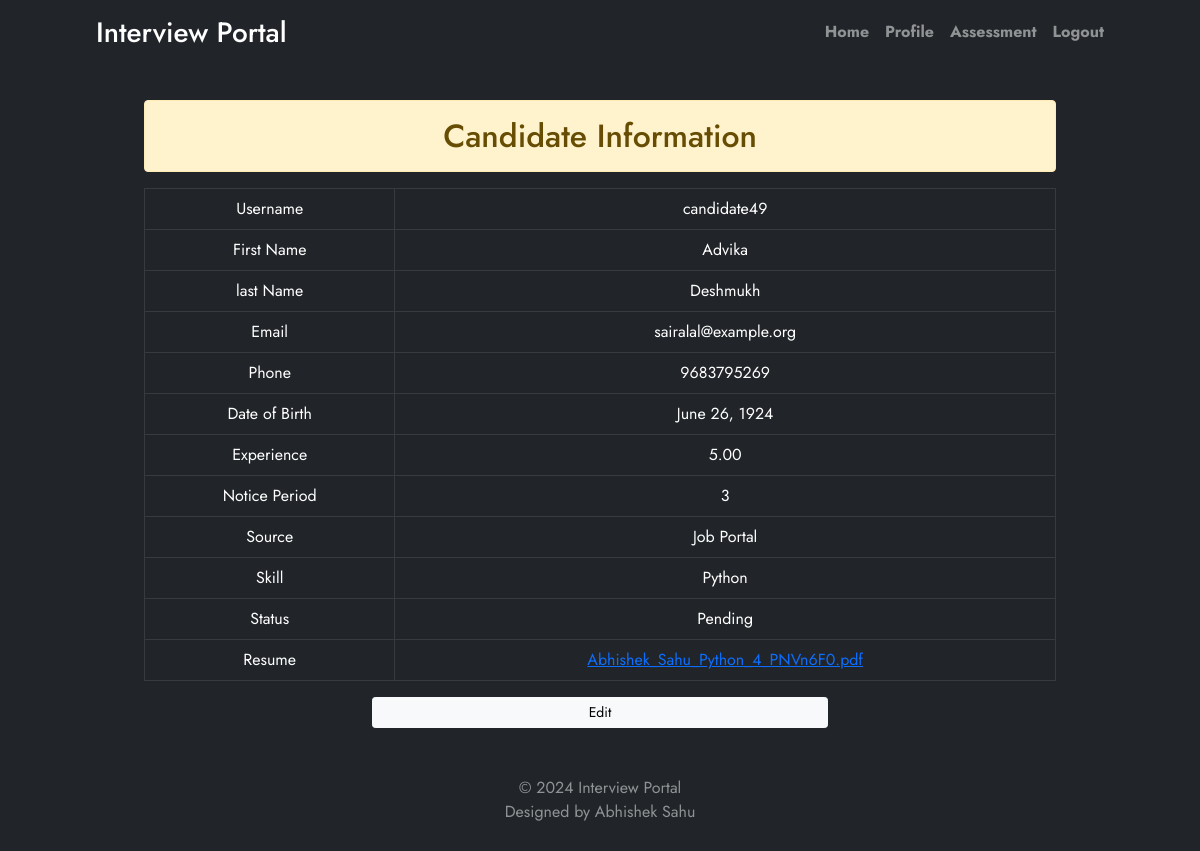
The page /candidate/profile/ (signed in) on the database as committed earlier.
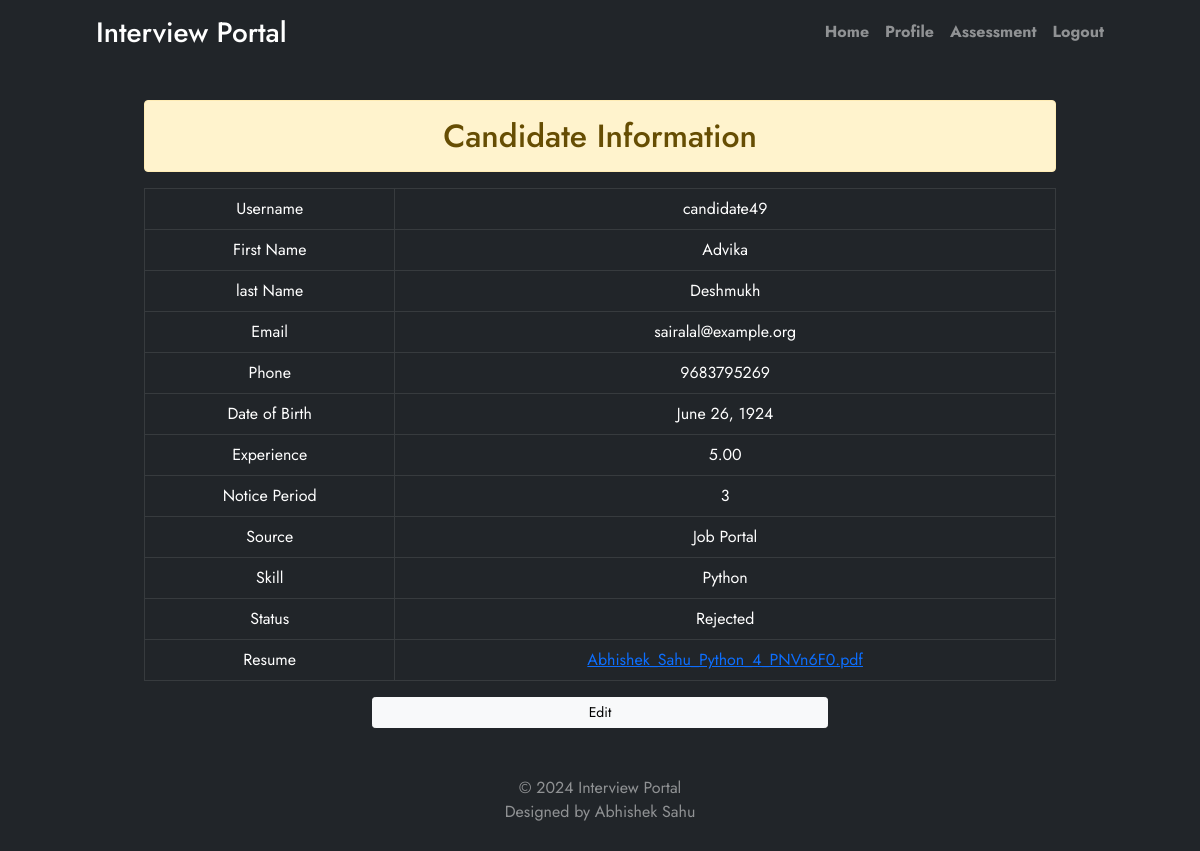
The same page on the database as committed later.
### candidate/models.py (models this page shows, shortened)
class Candidate(models.Model):
    source_choices = (('Referral', 'Referral'), ('Job Portal', 'Job Portal'), ('Walk In', 'Walk In'))
    skill_choices = (('Python', 'Python'), ('Java', 'Java'))
    result_choice = (('Selected', 'Selected'), ('Rejected', 'Rejected'), ('Pending', 'Pending'))
    username = models.OneToOneField(User,related_name='+',on_delete=models.CASCADE)
    first_name = models.CharField(verbose_name='First Name',null=False,blank=False,max_length=50)
    last_name = models.CharField(verbose_name='Last Name',null=False,blank=False,max_length=50)
    email = models.EmailField(verbose_name='Email',unique=True,null=False,blank=False)
    phone = models.PositiveBigIntegerField(verbose_name='Phone Number',unique=True,null=False,blank=False)
    dateofbirth = models.DateField(verbose_name='Date of Birth',null=False,blank=False)
    experience = models.DecimalField(verbose_name='Experience',null=False,blank=False,max_digits=5, decimal_places=2,help_text='Please enter in years')
    noticeperiod = models.IntegerField(verbose_name='Notice Period', blank=False, null=False,help_text='Please enter in months')
    source = models.CharField(verbose_name='Source', max_length=10, choices=source_choices, default='Walk In')
    skill = models.CharField(max_length=10, default='Python', choices=skill_choices, null=False, blank=False)
    resume = models.FileField(verbose_name='Resume', upload_to='documents/')
    created_at = models.DateTimeField(verbose_name='Created At', auto_now=False, auto_now_add=True)
    updated_at = models.DateTimeField(verbose_name='Updated At', auto_now=True, auto_now_add=False)
    status = models.CharField(verbose_name='Status', default='Pending',choices=result_choice , max_length= 50)
    assessment_data = models.JSONField(verbose_name='Score', null=True)
    assessment_result = models.BooleanField(default=False)
    class Meta:
        ordering = ['-created_at','-updated_at']
        verbose_name = "Candidate"
        verbose_name_plural = "Candidates"

### candidate/views.py (the view)
# urls.py: path('profile/',candidateProfileView,name='candidate-profile'),
@login_required(login_url="/candidate/login/")
def candidateProfileView(request):
    if request.user.is_staff:
        logout(request)
        messages.warning(request, 'Access Denied.')
        return HttpResponseRedirect(reverse('index'))
    file = None
    form = CandidateCreateForm(request.POST or None,request.FILES)
    qs = Candidate.objects.filter(username=request.user)
    if qs.exists():
        file = str(qs.first().resume).split('/')[-1]
    if form.is_valid():
        user = User.objects.get(username=request.user)
        first_name = form.cleaned_data['first_name']
        last_name = form.cleaned_data['last_name']
        email = user.email
        phone = form.cleaned_data['phone']
        dateofbirth = form.cleaned_data['dateofbirth']
        experience = form.cleaned_data['experience']
        noticeperiod = form.cleaned_data['noticeperiod']
        source = form.cleaned_data['source']
        skill = form.cleaned_data['skill']
        Candidate.objects.create(username=user,
                                 first_name=first_name,
                                 last_name=last_name,
                                 email=email,
                                 phone=phone,
                                 dateofbirth=dateofbirth,
                                 experience=experience,
                                 noticeperiod=noticeperiod,
                                 source=source,
                                 skill=skill,
                                 resume = request.FILES['resume'])
        user.first_name = first_name
        user.last_name = last_name
        user.save()
        messages.success(request, 'Candidate registration is completed.')
        send_mail_candidate('registration',{'first_name':first_name,'last_name':last_name},email)
        return HttpResponseRedirect(reverse('candidate:candidate-profile'))
    else:
        return render(request, 'candidate/profile.html', {'form': form,'done':qs.exists(),'qs':qs.first(),'file':file})

### candidate/templates/candidate/profile.html (shortened to what this page needs)
{% extends 'candidate/base.html' %}
{% load crispy_forms_tags %}
{% block content %}
<div class ='cover-container d-flex w-100 h-100 p-5 mx-auto flex-column'>
    {% if not done %}
    <h2 class="text-center alert alert-info">Candidate Registration Form</h2>
    <form method="post" enctype="multipart/form-data">
      {% csrf_token %}
      <div class="form-row">
        <div class="form-group col-md-4 mb-0">
          {{ form.first_name|as_crispy_field }}
        </div>
        <div class="form-group col-md-4 mb-0">
          {{ form.last_name|as_crispy_field }}
        </div>
        <div class="form-group col-md-4 mb-0">
          {{ form.skill|as_crispy_field }}
        </div>
      </div>
      <div class="form-row">
        <div class="form-group col-md-4 mb-0">
          {{ form.phone|as_crispy_field }}
        </div>
        <div class="form-group col-md-4 mb-0">
          {{ form.dateofbirth|as_crispy_field }}
        </div>
        <div class="form-group col-md-4 mb-0">
          {{ form.experience|as_crispy_field }}
        </div>
      </div>
      <div class="form-row">
        <div class="form-group col-md-4 mb-0">
          {{ form.noticeperiod|as_crispy_field }}
        </div>
        <div class="form-group col-md-4 mb-0">
          {{ form.source|as_crispy_field }}
        </div>
        <div class="form-group col-md-4 mb-0">
          {{ form.resume|as_crispy_field }}
        </div>
      </div>
        <button class="w-100 btn btn-lg btn-primary" type="submit">Create</button>
    </form>
    {% else %}
        <h2 class="text-center alert alert-warning">Candidate Information</h2>
        <table class="table table-dark table-bordered">
          <tbody>
            <tr>
              <td>Username</td>
              <td>{{ qs.username }}</td>
            </tr>
            <tr>
              <td>First Name</td>
              <td>{{ qs.first_name }}</td>
            </tr>
          <tr>
              <td>last Name</td>
              <td>{{ qs.last_name }}</td>
            </tr>
          <tr>
              <td>Email</td>
              <td>{{ qs.email }}</td>
            </tr>
          <tr>
              <td>Phone</td>
              <td>{{ qs.phone }}</td>
            </tr>
          <tr>
              <td>Date of Birth</td>
              <td>{{ qs.dateofbirth }}</td>
            </tr>
          <tr>
              <td>Experience</td>
              <td>{{ qs.experience }}</td>
            </tr>
          <tr>
              <td>Notice Period</td>
              <td>{{ qs.noticeperiod }}</td>
            </tr>
          <tr>
              <td>Source</td>
              <td>{{ qs.source }}</td>
            </tr>
          <tr>
              <td>Skill</td>
              <td>{{ qs.skill }}</td>
            </tr><tr>
              <td>Status</td>
              <td>{{ qs.status }}</td>
            </tr>
          <tr>
              <td>Resume</td>
              <td><a href="{{qs.resume.url}}">{{ file }}</a></td>
            </tr>
          </tbody>
        </table>
        <div class="d-grid gap-2 col-6 mx-auto">
          <a href="{% url 'candidate:candidate-edit' qs.id %}" class="btn btn-light btn-sm">Edit</a>
        </div>
    {% endif %}
</div>
{% endblock %}

Rows that differ between the two databases and show on the page:
changed Candidate "Advika": status "Pending" → "Rejected"
